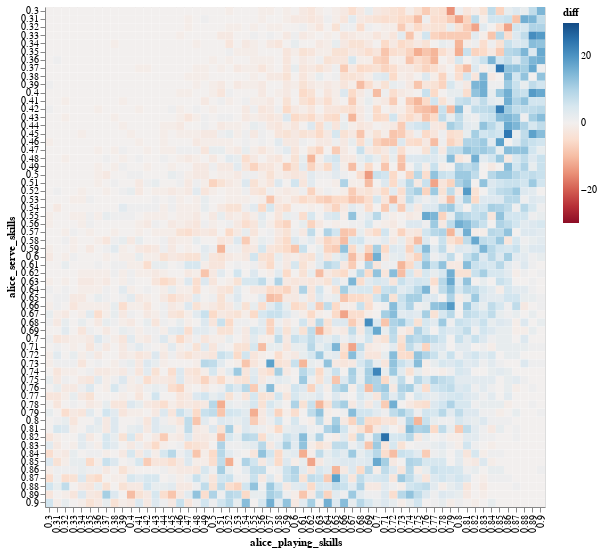

Notebook source saved alongside this figure:
### Code cell
chart_diff

### Figure 1 — Vega-Lite specification as saved in the notebook (floating-point values rounded to 4 significant figures; data arrays with more than 128 entries replaced by an {"elided": "..."} marker saying what was removed)
{"$schema": "https://vega.github.io/schema/vega-lite/v3.4.0.json", "config": {"mark": {"tooltip": null}, "view": {"height": 300, "width": 400}}, "data": {"name": "data-6957c54b95a156abf4c54975b6256eb3"}, "datasets": {"data-6957c54b95a156abf4c54975b6256eb3": {"elided": "3721 records"}}, "encoding": {"color": {"field": "diff", "scale": {"domain": [-30, 30], "scheme": "redblue"}, "type": "quantitative"}, "x": {"field": "alice_playing_skills", "type": "ordinal"}, "y": {"field": "alice_serve_skills", "type": "ordinal"}}, "height": 500, "mark": "rect", "width": 500}
